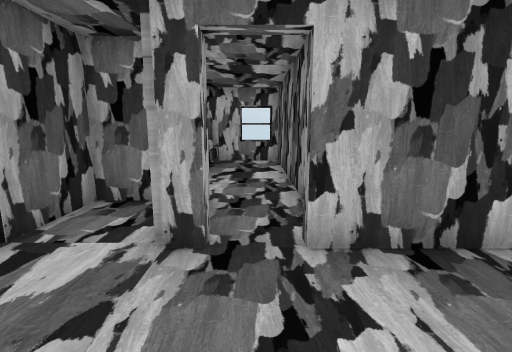
[1] (above)

17 first-person views from a walk through a Unity game level. The camera is 1.3 m above the floor, tilts 10° down and sees 85° across. The floor is counted in squares, 1 m on a side. Each view is taken from the middle of a square. On the plan, view 1 faces up. The plan holds only what a view shows up to about 13 squares ahead; the rest is blank. The place goes on beyond the plan. The player character is not drawn. Door leaves are left out, so doorways stand open. Some surface patterns are stand-ins.

[2]
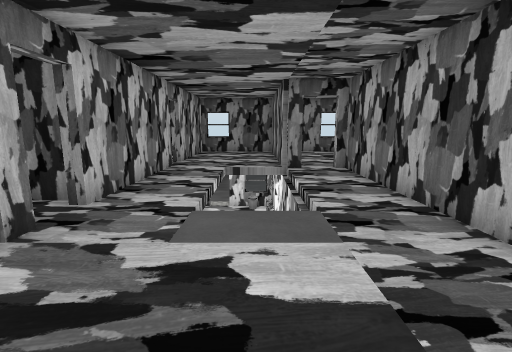

[3]
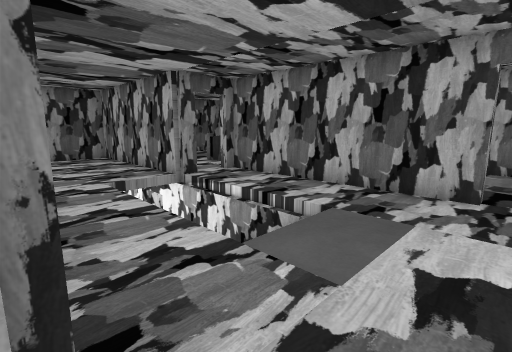

[4]
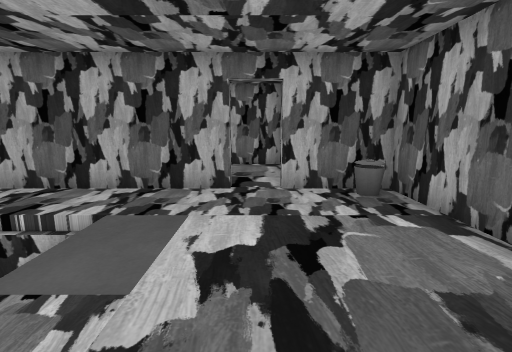

[5]
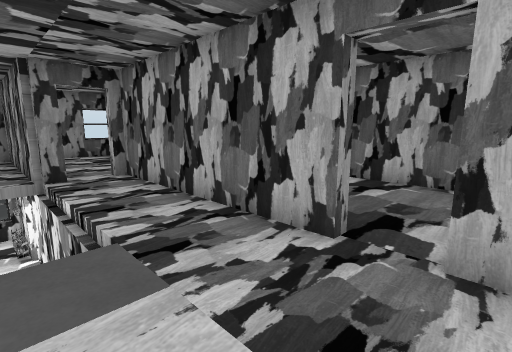

[6]
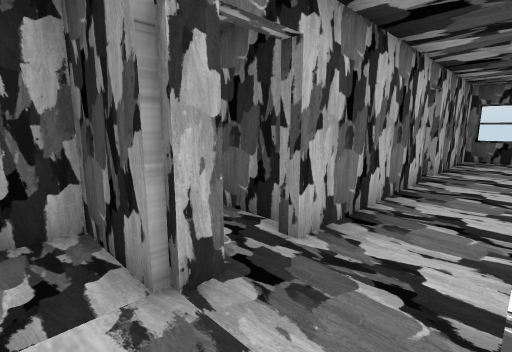

[7]
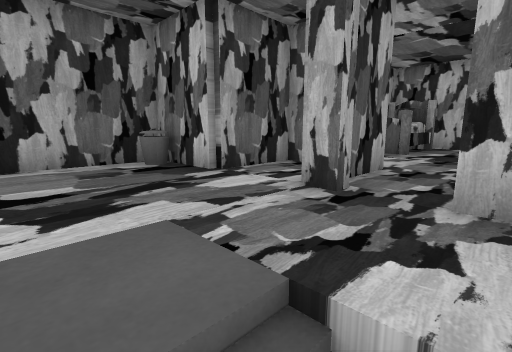

[8]
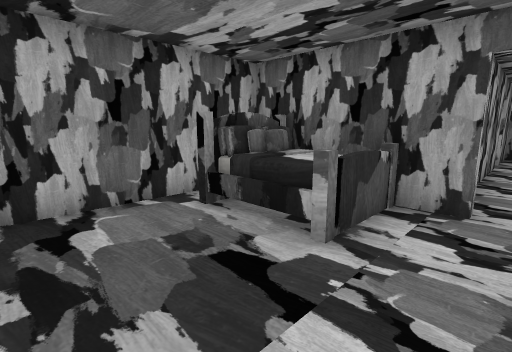

[9]
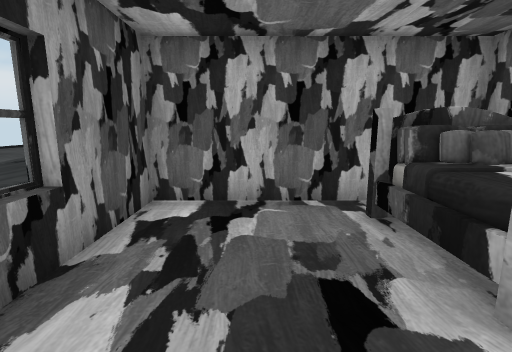

[10]
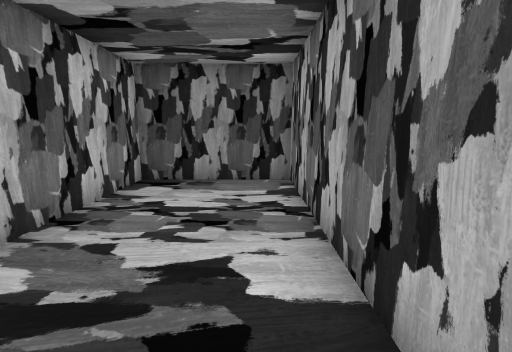

[11]
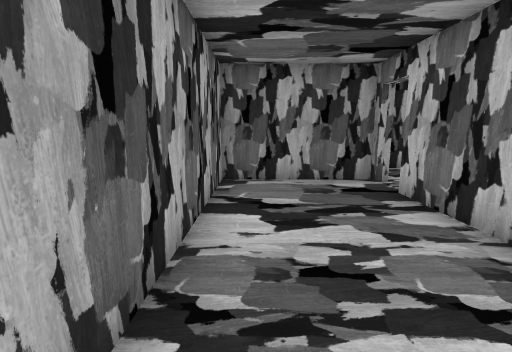

[12]
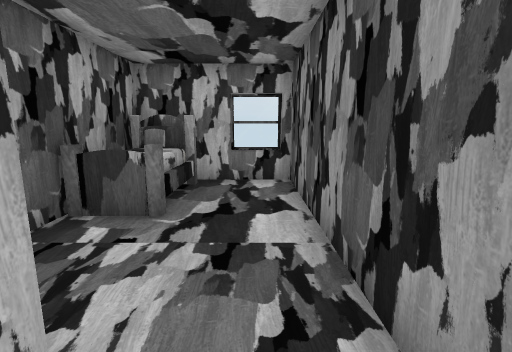

[13]
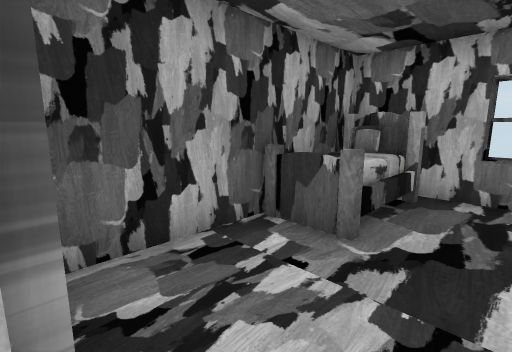

[14]
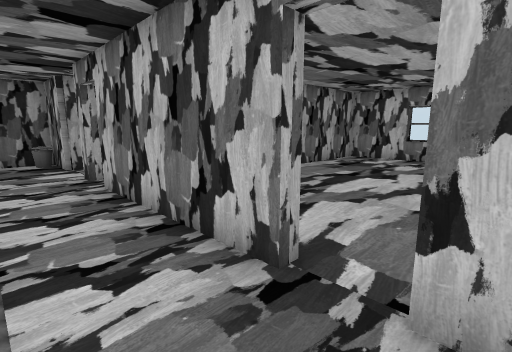

[15]
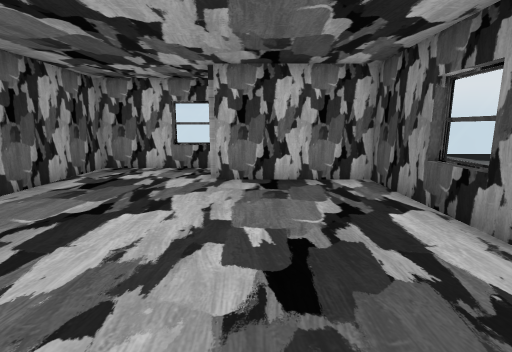

[16]
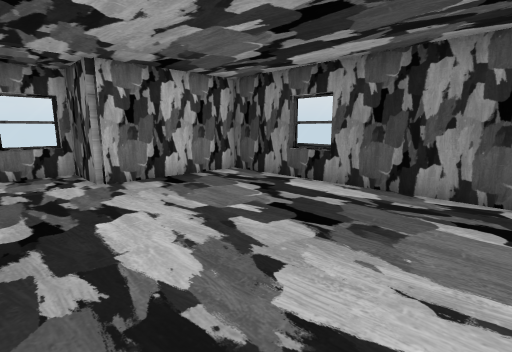

[17]
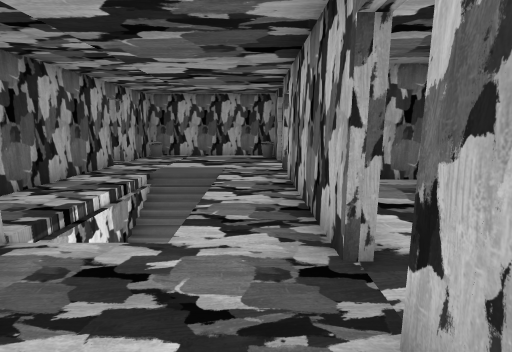

### Floor plan
Key: @ floor where view 1 was taken; # wall or solid block; x gap in a wall; . main floor; : floor 0.75 m higher than the main floor; / step, stairs or slope; D open door; = window, fence, low wall or low ledge; v drop or lower ground; B bed; O other object.
Columns run from 5 left of view 1 to 11 right of it. Each row starts with its distance up from view 1.
 13       ###=#
 12       #...#
 11   ###=#...#####
 10   #B..#.......#
  9   #O..#.......#
  8   #O..#.......=
  7   #...#.......#
  6   #...#.......#
  5   ###.#.......#
  4   #.#.#.......#
  3 #O#.#D#####D#D###
  2 #O..............D
  1 #....//////.....#
  0 #....@//  /.....#
 -1 #....//vvvx######
 -2 #O....D...D.....#
 -3 ###D#######.....#
 -4   #.......#:/...=
 -5   #.......# /...#
 -6   #.......#BB...#
 -7   ###############

Where each view was taken, in squares from view 1:
view 1: 0 up, 0 right, facing up
view 2: 0 up, 4 left, facing right
view 3: 3 up, 2 left, facing down-right
view 4: 3 up, 2 left, facing down
view 5: 0 up, 3 left, facing down-right
view 6: 1 up, 2 left, facing up-right
view 7: 0 up, 1 right, facing up-left
view 8: 2 down, 10 right, facing down-left
view 9: 2 down, 9 right, facing down
view 10: 6 down, 2 left, facing right
view 11: 6 down, 4 right, facing left
view 12: 4 up, 0 right, facing up
view 13: 5 up, 0 right, facing up-left
view 14: 1 up, 7 right, facing up-left
view 15: 4 up, 6 right, facing up
view 16: 4 up, 3 right, facing up-right
view 17: 2 up, 8 right, facing left
